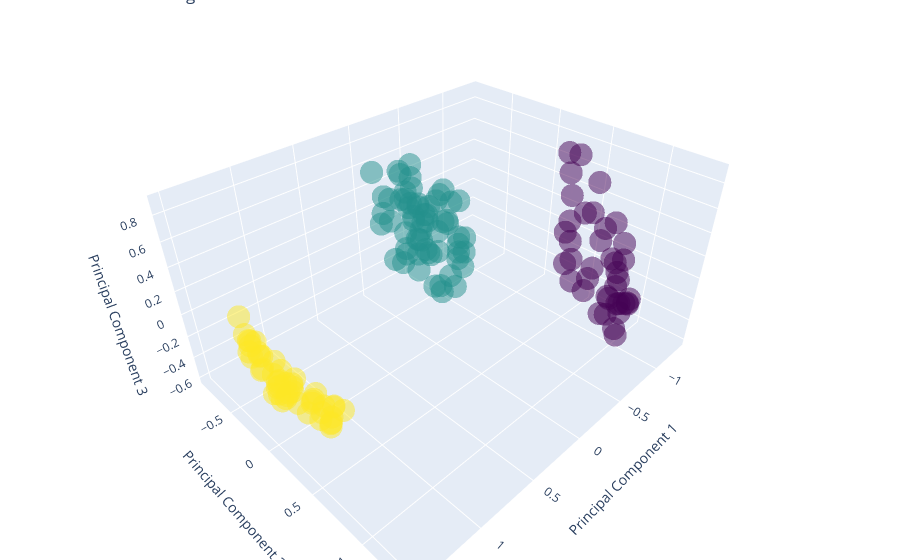

Here is the notebook cell this chart was saved with:
### Code cell
interactive_visualization(df_normalized, cluster_labels)

### Figure 1 — Plotly figure (JSON) as saved in the notebook; plotly's stock layout.template omitted (floating-point values rounded to 4 significant figures; data arrays with more than 128 entries replaced by an {"elided": "..."} marker saying what was removed)
{"data": [{"marker": {"color": {"elided": "147 int values"}, "colorscale": [[0, "#440154"], [0.1111, "#482878"], [0.2222, "#3e4989"], [0.3333, "#31688e"], [0.4444, "#26828e"], [0.5556, "#1f9e89"], [0.6667, "#35b779"], [0.7778, "#6ece58"], [0.8889, "#b5de2b"], [1, "#fde725"]], "opacity": 0.5}, "mode": "markers", "text": "Cluster Labels", "type": "scatter3d", "x": {"elided": "147 float values"}, "y": {"elided": "147 float values"}, "z": {"elided": "147 float values"}}], "layout": {"margin": {"b": 0, "l": 0, "r": 0, "t": 0}, "scene": {"xaxis": {"title": {"text": "Principal Component 1"}}, "yaxis": {"title": {"text": "Principal Component 2"}}, "zaxis": {"title": {"text": "Principal Component 3"}}}, "title": {"text": "DBSCAN Clustering 3D Visualization"}}}
